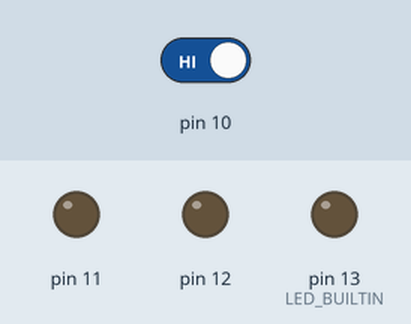
Recording of a sketch running on a simulated Arduino Uno, built with avr-gcc and run on an emulated ATmega328P. On the bench: output pins drawn as LEDs (lit = HIGH). Inputs (shaded band) come from the test bench; at power-on: pin 10 HIGH.

Above: at 8.8 s.
8.9 s: pin 10 driven LOW
At 12.3 s:
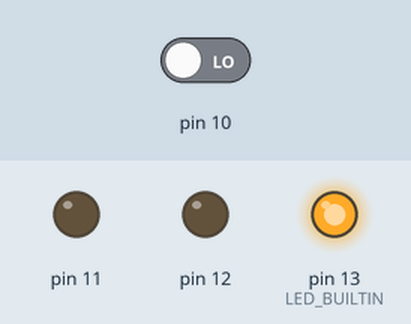
At 16.6 s:
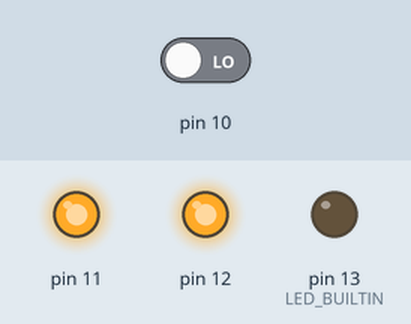
17.5 s: pin 10 driven HIGH
At 20.1 s:
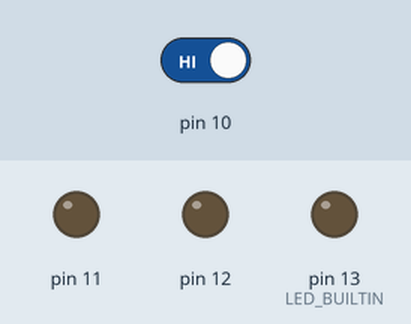
Timing chart, 0 to 21.6 s (numbered marks = the images above; inputs shaded):
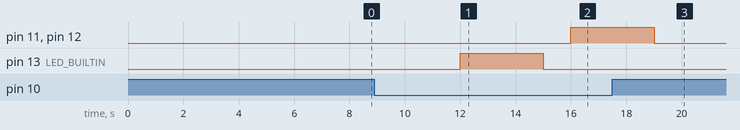

The sketch:

PRACTICA_14.ino
```cpp
// C++ code
//
void setup()
{
  pinMode(10, INPUT);
  pinMode(LED_BUILTIN, OUTPUT);
  pinMode(12, OUTPUT);
  pinMode(11, OUTPUT);
}

void loop()
{
  if (digitalRead(10) == LOW) {
    digitalWrite(LED_BUILTIN, HIGH);
    delay(3000); // Wait for 3000 millisecond(s)
    digitalWrite(LED_BUILTIN, LOW);
    delay(1000); // Wait for 1000 millisecond(s)
    digitalWrite(12, HIGH);
    digitalWrite(11, HIGH);
    delay(3000); // Wait for 3000 millisecond(s)
    digitalWrite(12, LOW);
    digitalWrite(11, LOW);
    delay(1000); // Wait for 1000 millisecond(s)
  } else {
    digitalWrite(LED_BUILTIN, LOW);
    digitalWrite(LED_BUILTIN, LOW);
    delay(3000); // Wait for 3000 millisecond(s)
    digitalWrite(12, LOW);
    digitalWrite(11, LOW);
    delay(1000); // Wait for 1000 millisecond(s)
  }
}
```

Measured:
- after the input at 8.9 s, pin 11, pin 12: LOW → HIGH after 7.1 s; pin 13 (LED_BUILTIN): LOW → HIGH after 3.1 s, → LOW 3.0 s later
- after the input at 17.5 s, pin 11, pin 12: goes on until 19.0 s, then stays LOW; pin 13 (LED_BUILTIN): stays LOW (without the input it goes to HIGH after 2.5 s)
